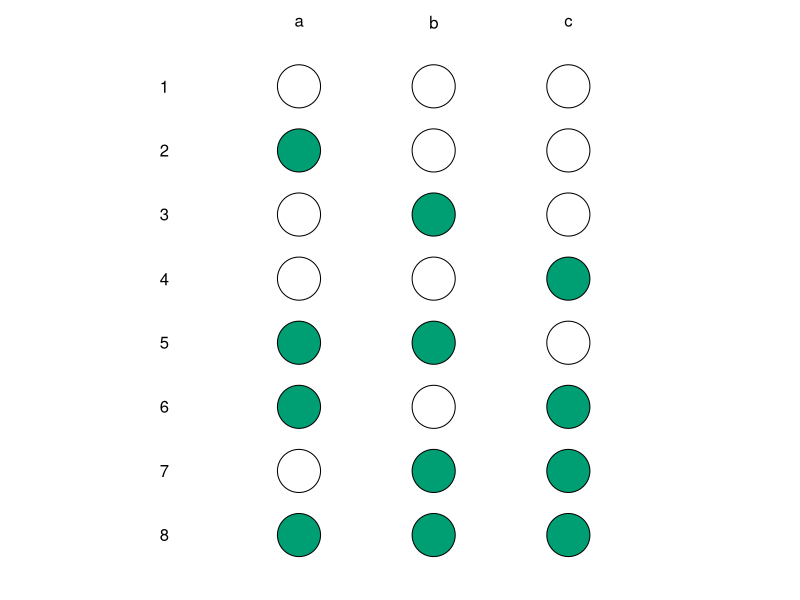
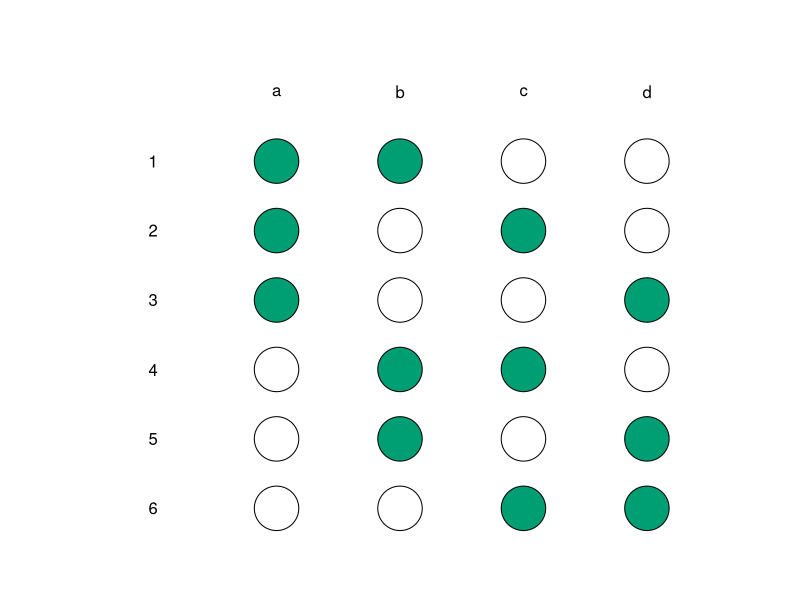
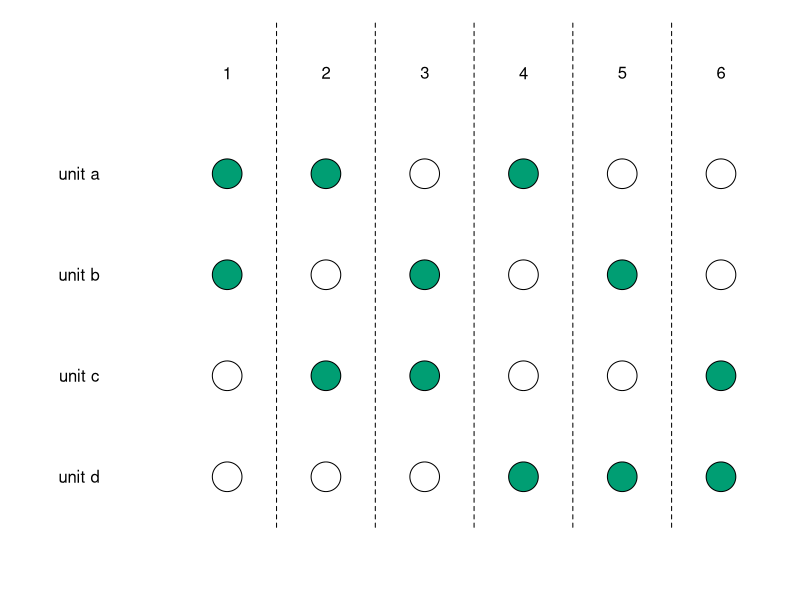
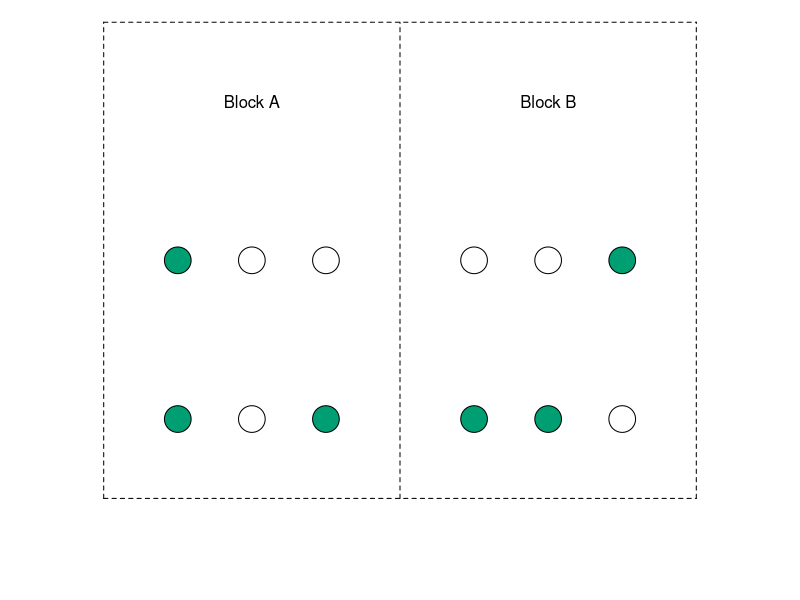
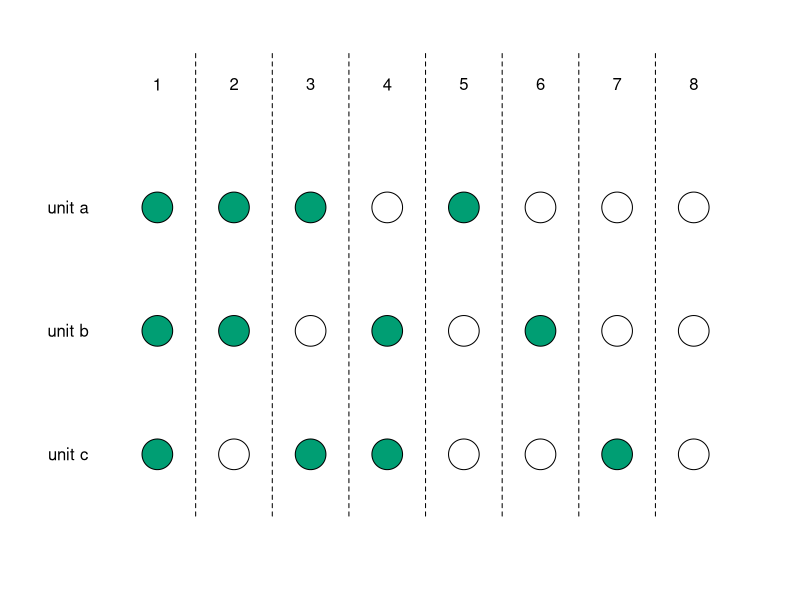
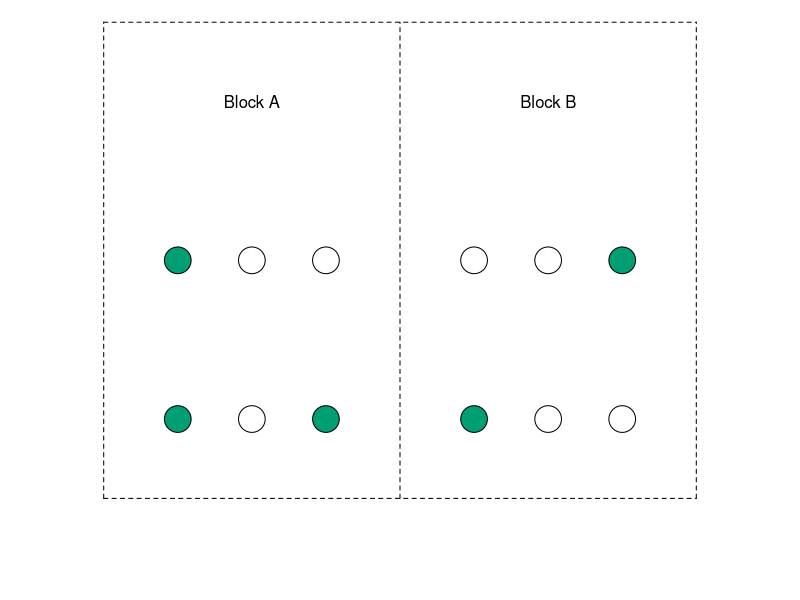
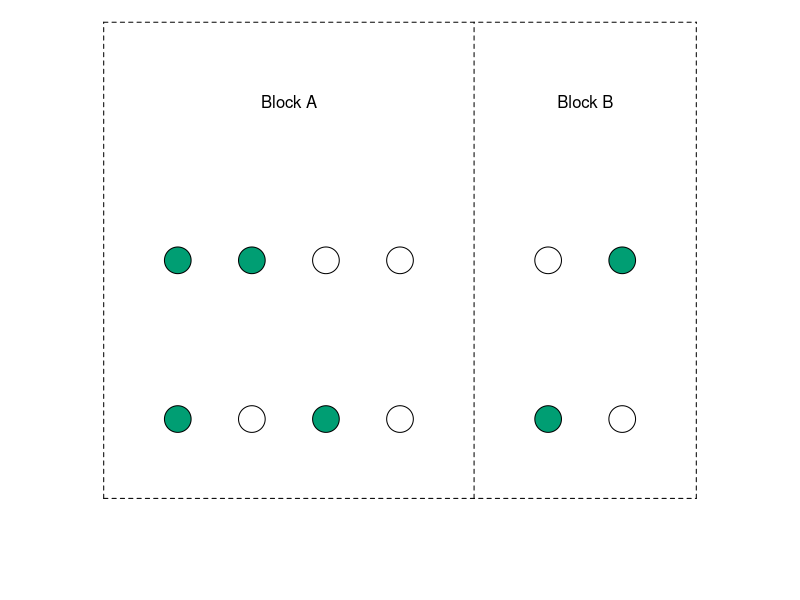
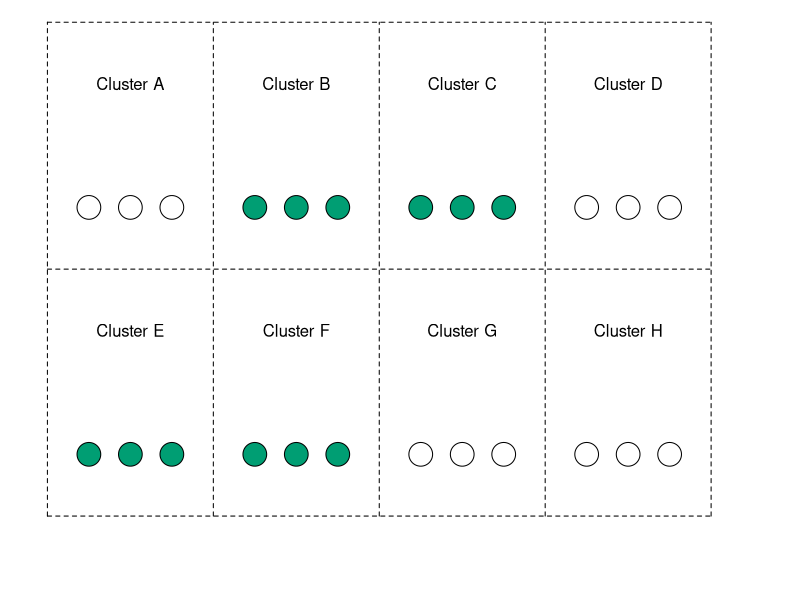

These charts were generated, in order, by the following R code:
## randomization_figs.R
##
## Nahomi Ichino, April 2023, for EGAP Learning Days
## for lecture slides on randomization
## update: Nahomi Ichino, May 2025

library(plotrix)


## simple randomization
png(file="simple_randomization.png", width=960, height=760, pointsize=36)
par(mar=c(0,0,0,0))
s=.5
r=.08
plot(c(-1,3.5*s), c(24,-2), type="n", main="", xlab="", ylab="", axes=FALSE)

draw.circle(0,0,r, col="#009E73")
draw.circle(s,0,r, col="#009E73")
draw.circle(2*s,0,r, col="#009E73")

draw.circle(0,3,r)
draw.circle(s,3,r, col="#009E73")
draw.circle(2*s,3,r, col="#009E73")

draw.circle(0,6,r, col="#009E73")
draw.circle(s,6,r)
draw.circle(2*s,6,r, col="#009E73")

draw.circle(0,9,r, col="#009E73")
draw.circle(s,9,r, col="#009E73")
draw.circle(2*s,9,r)

draw.circle(0,12,r)
draw.circle(s,12,r)
draw.circle(2*s,12,r, col="#009E73")

draw.circle(0,15,r)
draw.circle(s,15,r, col="#009E73")
draw.circle(2*s,15,r)

draw.circle(0,18,r, col="#009E73")
draw.circle(s,18,r)
draw.circle(2*s,18,r)

draw.circle(0,21,r)
draw.circle(s,21,r)
draw.circle(2*s,21,r)

text(0,24, "a")
text(s,24, "b")
text(2*s,24, "c")

text(-s, 21, "1")
text(-s, 18, "2")
text(-s, 15, "3")
text(-s, 12, "4")
text(-s, 9, "5")
text(-s, 6, "6")
text(-s, 3, "7")
text(-s, 0, "8")

dev.off()



## complete randomization
png(file="complete_randomization.png", width=960, height=960, pointsize=36)
par(mar=c(0,0,0,0))

x=.5
r=.09
l=1
plot(c(-1,2), c(8,0), type="n", main="", xlab="", ylab="", axes=FALSE)
# plot(c(-1,4), c(20,-2), type="n", main="", xlab="", ylab="", axes=FALSE)

# draw.circle(0,0,r)
# draw.circle(x,0,r)
# draw.circle(2*x,0,r)
# draw.circle(3*x,0,r)

draw.circle(0,l,r)
draw.circle(x,l,r)
draw.circle(2*x,l,r, col="#009E73")
draw.circle(3*x,l,r, col="#009E73")

draw.circle(0,l*2,r)
draw.circle(x,l*2,r, col="#009E73")
draw.circle(2*x,l*2,r)
draw.circle(3*x,l*2,r, col="#009E73")

draw.circle(0,l*3,r)
draw.circle(x,l*3,r, col="#009E73")
draw.circle(2*x,l*3,r, col="#009E73")
draw.circle(3*x,l*3,r)

draw.circle(0,l*4,r, col="#009E73")
draw.circle(x,l*4,r)
draw.circle(2*x,l*4,r)
draw.circle(3*x,l*4,r, col="#009E73")

draw.circle(0,l*5,r, col="#009E73")
draw.circle(x,l*5,r)
draw.circle(2*x,l*5,r, col="#009E73")
draw.circle(3*x,l*5,r)

draw.circle(0,l*6,r, col="#009E73")
draw.circle(x,l*6,r, col="#009E73")
draw.circle(2*x,l*6,r)
draw.circle(3*x,l*6,r)

text(0, 7, "a")
text(x, 7, "b")
text(x*2, 7, "c")
text(x*3, 7, "d")

text(-x, 6, "1")
text(-x, 5, "2")
text(-x, 4, "3")
text(-x, 3, "4")
text(-x, 2, "5")
text(-x, 1, "6")

dev.off()


## complete randomization
png(file="complete_randomization_wide.png", width=960, height=500, pointsize=36)
par(mar=c(0,0,0,0))

x=1
r=.15
l=1
plot( c(6.5,-1), c(-1,4.5), type="n", main="", xlab="", ylab="", axes=FALSE)
# plot(c(-1,4), c(20,-2), type="n", main="", xlab="", ylab="", axes=FALSE)

# draw.circle(0,0,r)
# draw.circle(x,0,r)
# draw.circle(2*x,0,r)
# draw.circle(3*x,0,r)

draw.circle(l,0,r)
draw.circle(l,x,r)
draw.circle(l,2*x,r, col="#009E73")
draw.circle(l,3*x,r, col="#009E73")

draw.circle(l*2,0,r)
draw.circle(l*2,x,r, col="#009E73")
draw.circle(l*2,2*x,r)
draw.circle(l*2,3*x,r, col="#009E73")

draw.circle(l*3,0,r)
draw.circle(l*3,x,r, col="#009E73")
draw.circle(l*3,2*x,r, col="#009E73")
draw.circle(l*3,3*x,r)

draw.circle(l*4,0,r, col="#009E73")
draw.circle(l*4,x,r)
draw.circle(l*4,2*x,r)
draw.circle(l*4,3*x,r, col="#009E73")

draw.circle(l*5,0,r, col="#009E73")
draw.circle(l*5,x,r)
draw.circle(l*5,2*x,r, col="#009E73")
draw.circle(l*5,3*x,r)

draw.circle(l*6,0,r, col="#009E73")
draw.circle(l*6,x,r, col="#009E73")
draw.circle(l*6,2*x,r)
draw.circle(l*6,3*x,r)

text(l,4*x,"1")
text(2*l,4*x,"2")
text(3*l,4*x,"3")
text(4*l,4*x,"4")
text(5*l,4*x,"5")
text(6*l,4*x,"6")

text(-0.5, 3*x, "unit a")
text(-0.5, 2*x, "unit b")
text(-0.5, 1*x, "unit c")
text(-0.5, 0, "unit d")

segments(x0=1.5*l, y0=-0.5*x, x1=1.5*l, y1=4.5*x, lty=2)
segments(x0=2.5*l, y0=-0.5*x, x1=2.5*l, y1=4.5*x, lty=2)
segments(x0=3.5*l, y0=-0.5*x, x1=3.5*l, y1=4.5*x, lty=2)
segments(x0=4.5*l, y0=-0.5*x, x1=4.5*l, y1=4.5*x, lty=2)
segments(x0=5.5*l, y0=-0.5*x, x1=5.5*l, y1=4.5*x, lty=2)


dev.off()


## block randomization
png(file="block_randomization.png", width=960, height=300, pointsize=36)
par(mar=c(0,0,0,0))

x=.5
r=.09
l=1
plot(c(-1,4), c(2.5,-1), type="n", main="", xlab="", ylab="", axes=FALSE)

draw.circle(0,0,r, col="#009E73")
draw.circle(x,0,r)
draw.circle(2*x,0,r, col="#009E73")

draw.circle(0,1,r, col="#009E73")
draw.circle(x,1,r)
draw.circle(2*x,1,r)

draw.circle(4*x,0,r, col="#009E73")
draw.circle(5*x,0,r, col="#009E73")
draw.circle(6*x,0,r)
draw.circle(4*x,1,r)
draw.circle(5*x,1,r)
draw.circle(6*x,1,r, col="#009E73")


text(x, 2, "Block A")
text(x*5, 2, "Block B")

segments(x0=1.5, y0=-0.5, x1=1.5, y1=2.5, lty=2)
segments(x0=-0.5, y0=2.5, x1=3.5, y1=2.5, lty=2)
segments(x0=-0.5, y0=-0.5, x1=3.5, y1=-0.5, lty=2)
segments(x0=-0.5, y0=-0.5, x1=-0.5, y1=2.5, lty=2)
segments(x0=3.5, y0=-0.5, x1=3.5, y1=2.5, lty=2)


dev.off()


## simple randomization
png(file="simple_randomization_wide.png", width=800, height=500, pointsize=36)
par(mar=c(0,0,0,0))
s=.5
r=.6
plot(c(24,-5), c(-0.5,3.5*s), type="n", main="", xlab="", ylab="", axes=FALSE)

draw.circle(0,0,r, col="#009E73")
draw.circle(0,s,r, col="#009E73")
draw.circle(0,2*s,r, col="#009E73")

draw.circle(3,0,r)
draw.circle(3,s,r, col="#009E73")
draw.circle(3,2*s,r, col="#009E73")

draw.circle(6,0,r, col="#009E73")
draw.circle(6,s,r)
draw.circle(6,2*s,r, col="#009E73")

draw.circle(9,0,r, col="#009E73")
draw.circle(9,s,r, col="#009E73")
draw.circle(9,2*s,r)

draw.circle(12,0,r)
draw.circle(12,s,r)
draw.circle(12,2*s,r, col="#009E73")

draw.circle(15,0,r)
draw.circle(15,s,r, col="#009E73")
draw.circle(15,2*s,r)

draw.circle(18,0,r, col="#009E73")
draw.circle(18,s,r)
draw.circle(18,2*s,r)

draw.circle(21,0,r)
draw.circle(21,s,r)
draw.circle(21,2*s,r)

text(-3.5,0, "unit c")
text(-3.5,s, "unit b")
text(-3.5,2*s, "unit a")

h=3

text(21, h*s,"8")
text(18, h*s,"7")
text(15, h*s,"6")
text(12, h*s,"5")
text(9, h*s,"4")
text(6, h*s,"3")
text(3, h*s,"2")
text(0, h*s,"1")

for(i in 0:6){
  segments(x0=1.5+3*i, y0=-0.5*s, x1=1.5+3*i, y1=3.25*s, lty=2)
}



dev.off()


## block randomization with diff prob of treatment assignment
png(file="block_randomization_diffprob.png", width=960, height=300, pointsize=36)
par(mar=c(0,0,0,0))

x=.5
r=.09
l=1
plot(c(-1,4), c(2.5,-1), type="n", main="", xlab="", ylab="", axes=FALSE)

draw.circle(0,0,r, col="#009E73")
draw.circle(x,0,r)
draw.circle(2*x,0,r, col="#009E73")

draw.circle(0,1,r, col="#009E73")
draw.circle(x,1,r)
draw.circle(2*x,1,r)

draw.circle(4*x,0,r, col="#009E73")
draw.circle(5*x,0,r)
draw.circle(6*x,0,r)
draw.circle(4*x,1,r)
draw.circle(5*x,1,r)
draw.circle(6*x,1,r, col="#009E73")


text(x, 2, "Block A")
text(x*5, 2, "Block B")

segments(x0=1.5, y0=-0.5, x1=1.5, y1=2.5, lty=2)
segments(x0=-0.5, y0=2.5, x1=3.5, y1=2.5, lty=2)
segments(x0=-0.5, y0=-0.5, x1=3.5, y1=-0.5, lty=2)
segments(x0=-0.5, y0=-0.5, x1=-0.5, y1=2.5, lty=2)
segments(x0=3.5, y0=-0.5, x1=3.5, y1=2.5, lty=2)


dev.off()


## block randomization with different block sizes
png(file="block_randomization_diffsize.png", width=960, height=300, pointsize=36)
par(mar=c(0,0,0,0))

x=.5
r=.09
l=1
plot(c(-1,4), c(2.5,-1), type="n", main="", xlab="", ylab="", axes=FALSE)

draw.circle(0,0,r, col="#009E73")
draw.circle(x,0,r)
draw.circle(2*x,0,r, col="#009E73")
draw.circle(3*x,0,r)

draw.circle(0,1,r, col="#009E73")
draw.circle(x,1,r, col="#009E73")
draw.circle(2*x,1,r)
draw.circle(3*x,1,r)

draw.circle(5*x,0,r, col="#009E73")
draw.circle(6*x,0,r)
draw.circle(5*x,1,r)
draw.circle(6*x,1,r, col="#009E73")


text(x*1.5, 2, "Block A")
text(x*5.5, 2, "Block B")

segments(x0=2, y0=-0.5, x1=2, y1=2.5, lty=2)
segments(x0=-0.5, y0=2.5, x1=3.5, y1=2.5, lty=2)
segments(x0=-0.5, y0=-0.5, x1=3.5, y1=-0.5, lty=2)
segments(x0=-0.5, y0=-0.5, x1=-0.5, y1=2.5, lty=2)
segments(x0=3.5, y0=-0.5, x1=3.5, y1=2.5, lty=2)


dev.off()


## cluster randomization
png(file="cluster_randomization.png", width=960, height=300, pointsize=36)
par(mar=c(0,0,0,0))

x=.7
r=.2
l=1
plot(c(-1,15*x+1), c(3.5,-1), type="n", main="", xlab="", ylab="", axes=FALSE)

draw.circle(0,0,r, col="#009E73")
draw.circle(x,0,r, col="#009E73")
draw.circle(2*x,0,r, col="#009E73")

draw.circle(4*x,0,r, col="#009E73")
draw.circle(5*x,0,r, col="#009E73")
draw.circle(6*x,0,r, col="#009E73")

draw.circle(8*x,0,r)
draw.circle(9*x,0,r)
draw.circle(10*x,0,r)

draw.circle(12*x,0,r)
draw.circle(13*x,0,r)
draw.circle(14*x,0,r)

text(x, 1, "Cluster E")
text(x*5, 1, "Cluster F")
text(x*9, 1, "Cluster G")
text(x*13, 1, "Cluster H")

draw.circle(0,2,r)
draw.circle(x,2,r)
draw.circle(2*x,2,r)

draw.circle(4*x,2,r, col="#009E73")
draw.circle(5*x,2,r, col="#009E73")
draw.circle(6*x,2,r, col="#009E73")

draw.circle(8*x,2,r, col="#009E73")
draw.circle(9*x,2,r, col="#009E73")
draw.circle(10*x,2,r, col="#009E73")

draw.circle(12*x,2,r)
draw.circle(13*x,2,r)
draw.circle(14*x,2,r)

text(x, 3, "Cluster A")
text(x*5, 3, "Cluster B")
text(x*9, 3, "Cluster C")
text(x*13, 3, "Cluster D")


segments(x0=-1*x, y0=-0.5, x1=-1*x, y1=3.5, lty=2)
segments(x0=3*x, y0=-0.5, x1=3*x, y1=3.5, lty=2)
segments(x0=7*x, y0=-0.5, x1=7*x, y1=3.5, lty=2)
segments(x0=11*x, y0=-0.5, x1=11*x, y1=3.5, lty=2)
segments(x0=15*x, y0=-0.5, x1=15*x, y1=3.5, lty=2)

segments(x0=-1*x, y0=-0.5, x1=15*x, y1=-0.5, lty=2)
segments(x0=-1*x, y0=1.5, x1=15*x, y1=1.5, lty=2)
segments(x0=-1*x, y0=3.5, x1=15*x, y1=3.5, lty=2)



dev.off()



## block-cluster randomization
png(file="blockcluster_randomization.png", width=960, height=480, pointsize=36)
par(mar=c(0,0,0,0))

x=.5
r=.09
l=1
plot(c(-1,15*x+1), c(5.5,-1), type="n", main="", xlab="", ylab="", axes=FALSE)

draw.circle(0,0,r, col="#009E73")
draw.circle(x,0,r, col="#009E73")
draw.circle(2*x,0,r, col="#009E73")

draw.circle(4*x,0,r)
draw.circle(5*x,0,r)
draw.circle(6*x,0,r)

draw.circle(8*x,0,r, col="#009E73")
draw.circle(9*x,0,r, col="#009E73")
draw.circle(10*x,0,r, col="#009E73")

draw.circle(12*x,0,r)
draw.circle(13*x,0,r)
draw.circle(14*x,0,r)

text(x, 1, "Cluster E")
text(x*5, 1, "Cluster F")
text(x*9, 1, "Cluster G")
text(x*13, 1, "Cluster H")
text(x*3, 2, "Block 3")
text(x*11, 2, "Block 4")

draw.circle(0,3,r)
draw.circle(x,3,r)
draw.circle(2*x,3,r)

draw.circle(4*x,3,r, col="#009E73")
draw.circle(5*x,3,r, col="#009E73")
draw.circle(6*x,3,r, col="#009E73")

draw.circle(8*x,3,r, col="#009E73")
draw.circle(9*x,3,r, col="#009E73")
draw.circle(10*x,3,r, col="#009E73")

draw.circle(12*x,3,r)
draw.circle(13*x,3,r)
draw.circle(14*x,3,r)

text(x, 4, "Cluster A")
text(x*5, 4, "Cluster B")
text(x*9, 4, "Cluster C")
text(x*13, 4, "Cluster D")
text(x*3, 5, "Block 1")
text(x*11, 5, "Block 2")

segments(x0=-1*x, y0=-0.5, x1=-1*x, y1=5.5, lty=1)
segments(x0=15*x, y0=-0.5, x1=15*x, y1=5.5, lty=1)
segments(x0=-1*x, y0=-0.5, x1=15*x, y1=-0.5, lty=1)
segments(x0=-1*x, y0=2.5, x1=15*x, y1=2.5, lty=1)
segments(x0=-1*x, y0=5.5, x1=15*x, y1=5.5, lty=1)
segments(x0=7*x, y0=-0.5, x1=7*x, y1=5.5, lty=1)


segments(x0=3*x, y0=-0.5, x1=3*x, y1=1.5, lty=1)
segments(x0=3*x, y0=2.5, x1=3*x, y1=4.5, lty=2)

segments(x0=11*x, y0=-0.5, x1=11*x, y1=1.5, lty=2)
segments(x0=11*x, y0=2.5, x1=11*x, y1=4.5, lty=2)

dev.off()


## delayed access design
png(file="./Images/delayed_access.png", width=960, height=480, pointsize=36)
par(mar=c(0,0,0,0))

x=.5
r=.09
l=1
plot(c(-1,5*x+1), c(3.5,-1), type="n", main="", xlab="", ylab="", axes=FALSE)

draw.circle(x,0,r)
draw.circle(2*x,0,r, col="#009E73")
draw.circle(3*x,0,r)
draw.circle(5*x,0,r)

draw.circle(0,1,r, col="#009E73")
draw.circle(x,1,r)
draw.circle(2*x,1,r)
draw.circle(3*x,1,r)
draw.circle(5*x,1,r)

draw.circle(0,2,r)
draw.circle(x,2,r)
draw.circle(2*x,2,r)
draw.circle(3*x,2,r)
draw.circle(4*x,2,r, col="#009E73")
draw.circle(5*x,2,r)

text(-x, 2, "t=1")
text(-x, 1, "t=2")
text(-x, 0, "t=3")


segments(x0=-1.5*x, y0=1.5, x1=6*x, y1=1.5, lty=2)
segments(x0=-1.5*x, y0=0.5, x1=6*x, y1=0.5, lty=2)



dev.off()


## multiarm
png(file="multiarm_design_wide.png", width=800, height=500, pointsize=36)
par(mar=c(0,0,0,0))
s=.5
r=.6
plot(c(16,-3), c(-0.5,3.5*s), type="n", main="", xlab="", ylab="", axes=FALSE)

draw.circle(0,0,r, col="#009E73")
draw.circle(0,s,r)
draw.circle(0,2*s,r, col="#CC79A7")

draw.circle(3,0,r)
draw.circle(3,s,r, col="#009E73")
draw.circle(3,2*s,r, col="#CC79A7")

draw.circle(6,0,r, col="#CC79A7")
draw.circle(6,s,r)
draw.circle(6,2*s,r, col="#009E73")

draw.circle(9,0,r)
draw.circle(9,s,r, col="#CC79A7")
draw.circle(9,2*s,r, col="#009E73")

draw.circle(12,0,r, col="#009E73")
draw.circle(12,s,r, col="#CC79A7")
draw.circle(12,2*s,r)

draw.circle(15,0,r, col="#CC79A7")
draw.circle(15,s,r, col="#009E73")
draw.circle(15,2*s,r)

text(-2,0, "c")
text(-2,s, "b")
text(-2,2*s, "a")

h=3

text(15, h*s,"6")
text(12, h*s,"5")
text(9, h*s,"4")
text(6, h*s,"3")
text(3, h*s,"2")
text(0, h*s,"1")

for(i in 0:4){
  segments(x0=1.5+3*i, y0=-0.5*s, x1=1.5+3*i, y1=2.5*s, lty=2)
}



dev.off()
